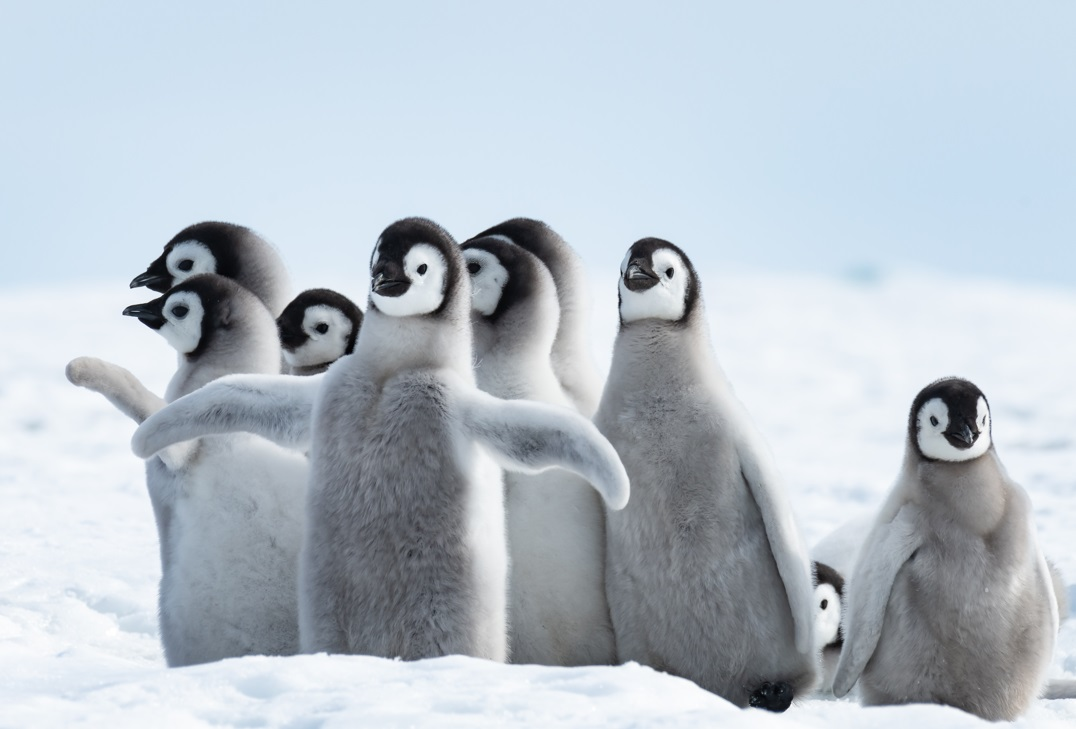
#> input picture Image_for_Image_Processing_with_OpenCV/penguins.jpg, 1076 x 729 px
$ jupyter execute Image_Processing_with_OpenCV.ipynb   (shell and % lines are left out)
#> lines starting #> are read from the running program, lines starting #| are printed output that depends on the picture; after the words box and inside, x2 and y2 are one past the last pixel; in counts of white or black regions, pixels touching at a corner belong together
# Edge Detection Filters
Let's learn about Sobel filters. The kernels are very simple.

To detect vertical edges, we can use this kernel:
<math>
\begin{bmatrix}
+1 & 0 & -1  \\
+2 & 0 & -2 \\
+1 & 0 & -1
\end{bmatrix}

To detect horizontal edges, we can use this kernel:
\begin{bmatrix}
+1 & +2 & +1\\
 0 & 0 & 0 \\
-1 & -2 & -1
\end{bmatrix}

</math>

[cell 1]
# Let's work with a picture of penguins

import numpy as np
import matplotlib.pyplot as plt
from matplotlib import rcParams
import cv2
from EC_CV import *

rcParams['figure.figsize'] = (20,8)

img = plt.imread('./Image_for_Image_Processing_with_OpenCV/penguins.jpg')
#> img is the input picture: shape (729, 1076, 3); mean R, G, B 183.7, 193.4, 202.5
img = cv2.cvtColor(img, cv2.COLOR_RGB2GRAY)
#> img: shape (729, 1076)
plt.imshow(img,cmap='gray')

[cell 2]
# Let's use a vertical Sobel filter

kernel = np.matrix([[1, 0, -1],
                    [2, 0, -2],
                    [1, 0, -1]])

vr_edges = cv2.filter2D(src=img, ddepth=-1, kernel=kernel)
plt.imshow(vr_edges,cmap='gray')

[cell 3]
# Now let's use the opposite vertical Sobel filter

kernel = np.matrix([[-1, 0, 1],
                    [-2, 0, 2],
                    [-1, 0, 1]])

vl_edges = cv2.filter2D(src=img, ddepth=-1, kernel=kernel)

rcParams['figure.figsize'] = 20,8

# display images
fig, ax = plt.subplots(1,2)
ax[0].imshow(vr_edges,cmap='gray')
ax[1].imshow(vl_edges,cmap='gray')

[cell 4]
# Let's add the two vertical edge images

v_edges = cv2.add(vr_edges,vl_edges)
plt.imshow(v_edges,cmap='gray')

[cell 5]
# Now let's do the same for horizontal Sobel filters

kernel = np.matrix([[ 1,  2,  1],
                    [ 0,  0,  0],
                    [-1, -2, -1]])

hd_edges = cv2.filter2D(src=img, ddepth=-1, kernel=kernel)

kernel = np.matrix([[-1, -2, -1],
                    [ 0,  0,  0],
                    [ 1,  2,  1]])

hu_edges = cv2.filter2D(src=img, ddepth=-1, kernel=kernel)

rcParams['figure.figsize'] = 20,8

# display images
fig, ax = plt.subplots(1,2)
ax[0].imshow(hd_edges,cmap='gray')
ax[1].imshow(hu_edges,cmap='gray')

[cell 6]
# Let's add the two images

h_edges = cv2.add(hd_edges,hu_edges)
plt.imshow(h_edges, cmap='gray')

[cell 7]
# Now let's add all edge images

all_edges = cv2.add(h_edges,v_edges)
plt.imshow(all_edges, cmap='gray')

[cell 8]
# Just for fun, let's turn it into black and white

(thresh, blackAndWhiteImage) = cv2.threshold(all_edges, 127, 255, cv2.THRESH_BINARY)
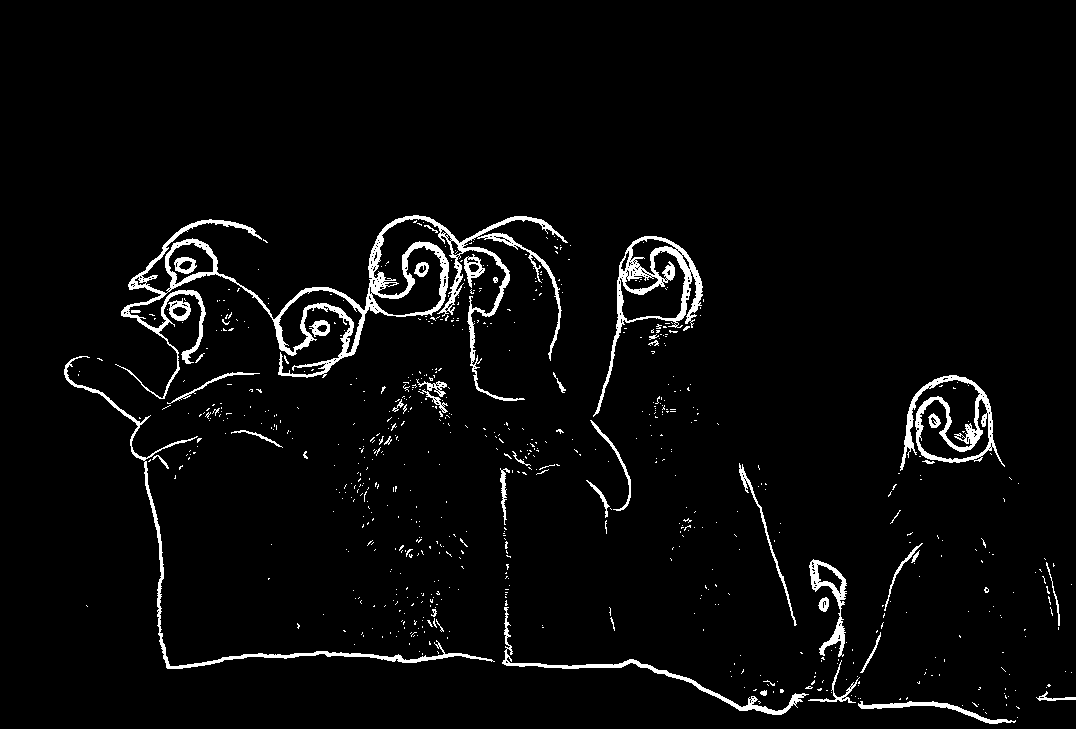
#> blackAndWhiteImage: shape (729, 1076); 3.6% white; 725 white regions (677 under 20 px), largest, box (x1, y1, x2, y2) and area: (115, 215, 568, 401) 10035, (593, 236, 703, 417) 2939, (64, 356, 495, 669) 2529
plt.imshow(blackAndWhiteImage, cmap='gray')
print(np.shape(blackAndWhiteImage))
#| (729, 1076)

[cell 9]
# Just for fun, let's turn it into black and white

plt.imshow(cv2.bitwise_not(blackAndWhiteImage), cmap='gray')
print(np.shape(blackAndWhiteImage))
#| (729, 1076)

# Average Filters
Let's experiment with average filters, which use the kernel to calculate the average of all overlapping pixels. This average is the new pixel, and it produces a blurring effect in the image.

[cell 10]
# Let's work with the picture of a house


rcParams['figure.figsize'] = (20,8)

img = plt.imread('./Image_for_Image_Processing_with_OpenCV/house.jpg')
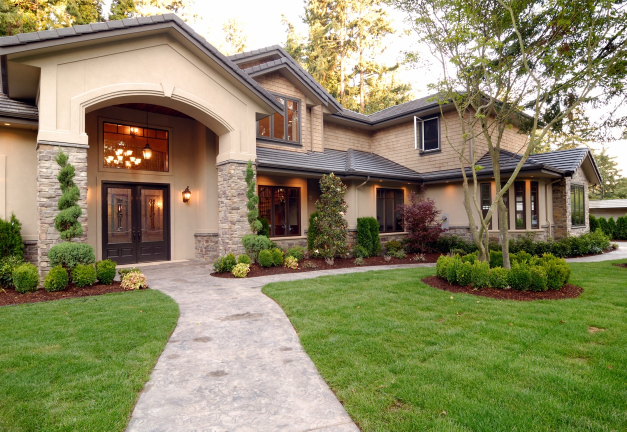
#> input picture Image_for_Image_Processing_with_OpenCV/house.jpg, 1253 x 863 px (shown at 1/2 size)
#> img is the input picture: shape (863, 1253, 3); mean R, G, B 139.9, 136, 100.8
plt.imshow(img)
print(np.shape(img))
#| (863, 1253, 3)

[cell 11]
# OpenCV's filter2D function works with color and grayscale images

kernel = np.ones((7, 7), np.float32) / 49
blurred = cv2.filter2D(src=img, ddepth=-1, kernel=kernel)
plt.imshow(blurred)

[cell 12]
# Let's compare the images side by side

rcParams['figure.figsize'] = (20,8)

fig, ax = plt.subplots(1,2)
ax[0].imshow(img)
ax[1].imshow(blurred)

[cell 13]
rcParams['figure.figsize'] = (20, 20)

# display images
fig, ax = plt.subplots(1,2)
ax[0].imshow(img[:,400:800])
ax[1].imshow(blurred[:,400:800])

[cell 14]
rcParams['figure.figsize'] = (20, 20)

# display images
fig, ax = plt.subplots(1,2)
ax[0].imshow(img[:,400:800])
ax[1].imshow(blurred[:,400:800])

# Median Filters
Not all filters perform the same weighted sum operation. Median filters can also blur images by picking the median value instead of the average.

[cell 15]
# Let's work with a grainy picture

rcParams['figure.figsize'] = (24, 10)

img = plt.imread('./Image_for_Image_Processing_with_OpenCV/field.jpg')
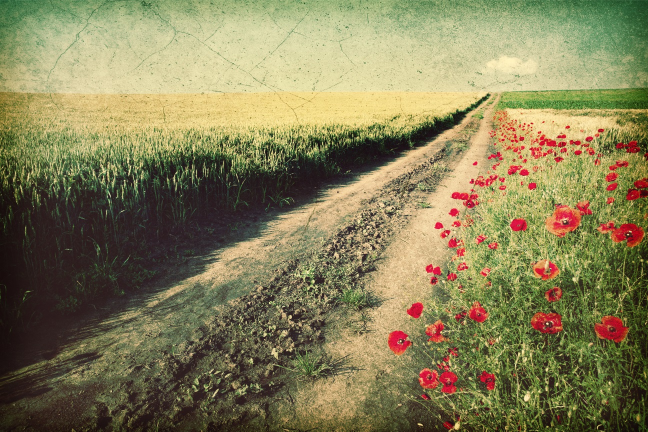
#> input picture Image_for_Image_Processing_with_OpenCV/field.jpg, 1296 x 863 px (shown at 1/2 size)
#> img is the input picture: shape (863, 1296, 3); mean R, G, B 133.7, 127, 87.7
plt.axis("off")
plt.imshow(img)

[cell 16]
# OpenCV's functions work with color and grayscale images

median = cv2.medianBlur(img,5)
plt.axis("off")
plt.imshow(median)

[cell 17]
# Let's see an average blur side by side with a median blur

rcParams['figure.figsize'] = (20,8)

kernel = np.ones((5, 5), np.float32) / 25
average = cv2.filter2D(src=img, ddepth=-1, kernel=kernel)

# display images
fig, ax = plt.subplots(1,2)
ax[0].imshow(average)
ax[1].imshow(median)

[cell 18]
# Let's zoom in to the leftmost section

rcParams['figure.figsize'] = (20, 20)

# display images
fig, ax = plt.subplots(1,2)
ax[0].imshow(average[:,:400])
ax[1].imshow(median[:,:400])

[cell 19]
# Now a middle section

fig, ax = plt.subplots(1,2)
ax[0].imshow(average[:,400:800])
ax[1].imshow(median[:,400:800])

[cell 20]
# Lastly, the rightmost section

fig, ax = plt.subplots(1,2)
ax[0].imshow(average[:,800:1200])
ax[1].imshow(median[:,800:1200])

[cell 21]
# Now let's see it for a different picture

rcParams['figure.figsize'] = (24, 10)

img = plt.imread('./Image_for_Image_Processing_with_OpenCV/workers.jpg')
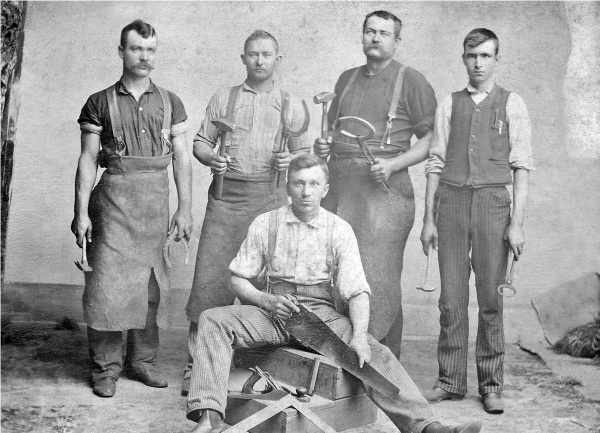
#> input picture Image_for_Image_Processing_with_OpenCV/workers.jpg, 1199 x 865 px (shown at 1/2 size)
#> img is the input picture: shape (865, 1199, 3); min 0, max 255, mean 157.5
plt.axis("off")
plt.imshow(img)

[cell 22]
# OpenCV's functions work with color and grayscale images

median = cv2.medianBlur(img,3)
#> median: shape (865, 1199, 3)
plt.axis("off")
plt.imshow(median)

[cell 23]
# Let's see an average blur side by side with a median blur

rcParams['figure.figsize'] = (20,8)

kernel = np.ones((3, 3), np.float32) / 9
average = cv2.filter2D(src=img, ddepth=-1, kernel=kernel)
#> average: shape (865, 1199, 3)

# display images
fig, ax = plt.subplots(1,2)
ax[0].imshow(average)
ax[1].imshow(median)

[cell 24]
# Let's zoom in to the leftmost section

rcParams['figure.figsize'] = (20, 20)

# display images
fig, ax = plt.subplots(1,2)
ax[0].imshow(average[:,:400])
ax[1].imshow(median[:,:400])

[cell 25]
# Now a middle section

fig, ax = plt.subplots(1,2)
ax[0].imshow(average[:,400:800])
ax[1].imshow(median[:,400:800])

[cell 26]
# Lastly, the rightmost section

fig, ax = plt.subplots(1,2)
ax[0].imshow(average[:,700:1100])
ax[1].imshow(median[:,700:1100])
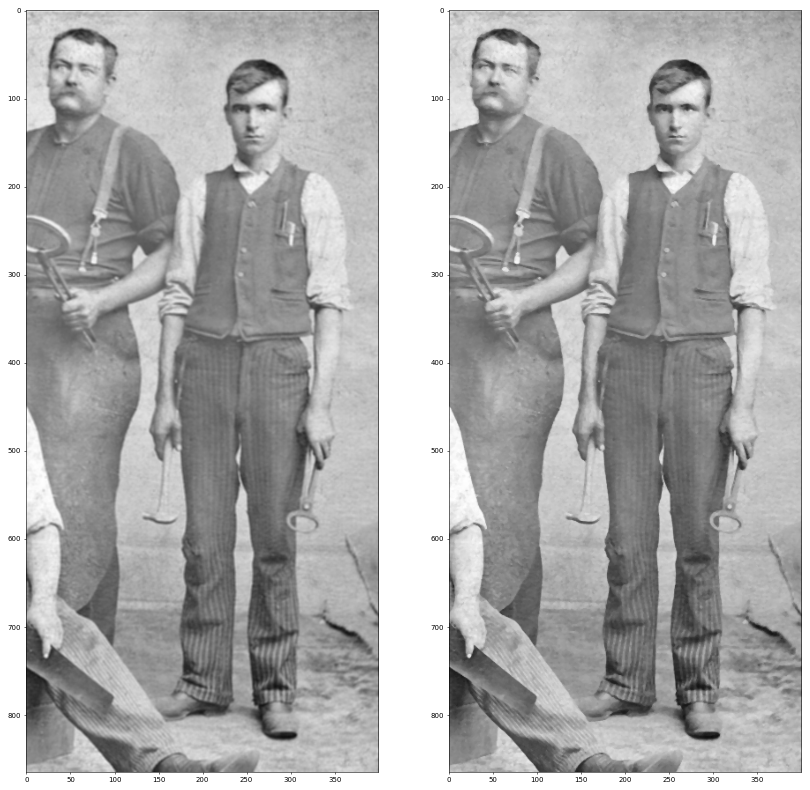
#> figure drawn by matplotlib, 2 panels

[cell 27]
# Now you try it with this picture of a face.
# Experiment with several kernel sizes.

rcParams['figure.figsize'] = (24, 10)

img = plt.imread('./Image_for_Image_Processing_with_OpenCV/face.jpg')
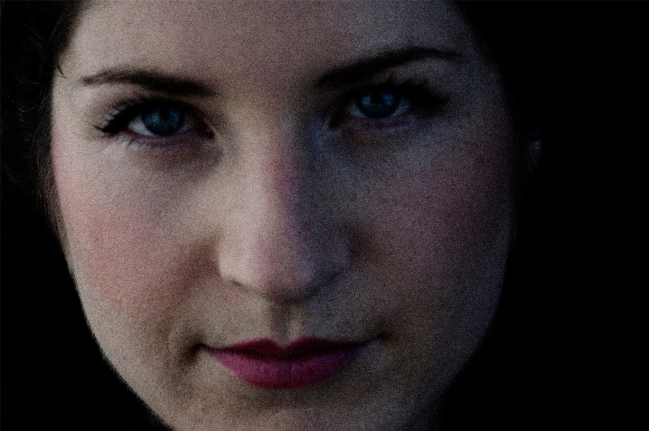
#> input picture Image_for_Image_Processing_with_OpenCV/face.jpg, 1298 x 862 px (shown at 1/2 size)
#> img is the input picture: shape (862, 1298, 3); mean R, G, B 52, 43.8, 44.5
plt.axis("off")
plt.imshow(img)

# Gaussian Filters
While average filters calculate the average in the neighborhood of the pixel of interest, a gaussian filter calculates a weighted average using a kernel with values that match the gaussian bell curve.
Here's a 3x3 gaussian kernel:

$$
\begin{bmatrix}
1 & 2 & 1  \\
2 & 4 & 2 \\
1 & 2 & 1
\end{bmatrix}
* {1\over16}
$$

[cell 28]
# Let's work with the picture of a house

rcParams['figure.figsize'] = 20,8

img = plt.imread('./Image_for_Image_Processing_with_OpenCV/house.jpg')
plt.axis("off")
plt.imshow(img)

[cell 29]
# OpenCV's GaussianBlur function works with color and grayscale images

blurred = cv2.GaussianBlur(img,(7,7),cv2.BORDER_DEFAULT)
plt.imshow(blurred)

[cell 30]
# Now let's see all 3 blur filters at once

rcParams['figure.figsize'] = 18,14
kernel = np.ones((15, 15), np.float32) / 225
blur1 = cv2.medianBlur(img,15)
blur2 = cv2.filter2D(src=img, ddepth=-1, kernel=kernel)
blur3 = cv2.GaussianBlur(img,(15,15),cv2.BORDER_DEFAULT)
titles = ['Original Image', 'Median Filter', 'Average Filter', 'Gaussian Filter']
images = [img, blur1, blur2, blur3]
for i in range(4):
    plt.subplot(2,2,i+1),plt.imshow(images[i])
    plt.title(titles[i])
    plt.xticks([]),plt.yticks([])
plt.show()

[cell 31]
# Let's zoom in to see the main entrance.

rcParams['figure.figsize'] = 20, 12

fig, ax = plt.subplots(1,2)
ax[0].imshow(blur2[200:550,150:450])
ax[1].imshow(blur3[200:550,150:450])
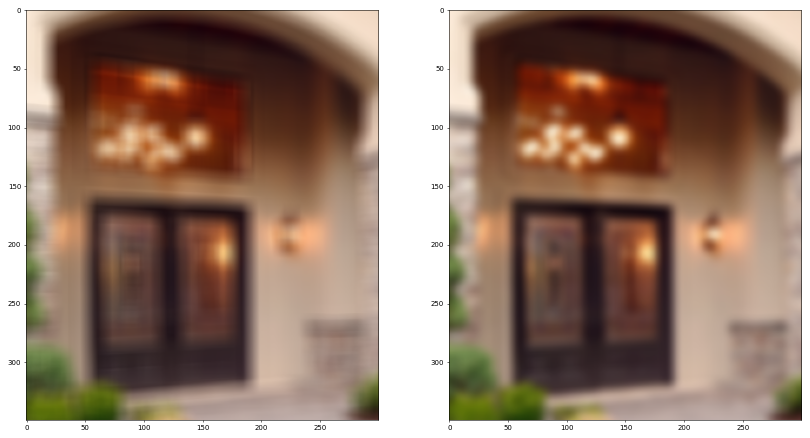
#> figure drawn by matplotlib, 2 panels

# Creating a Convolution Filter

[cell 32]
rcParams['figure.figsize'] = (10, 8)

[cell 33]
# Print a color image
# Copy an image file of your own in this folder,
# open it and display it.

img  = plt.imread('./Image_for_Image_Processing_with_OpenCV/komodo.jpg')
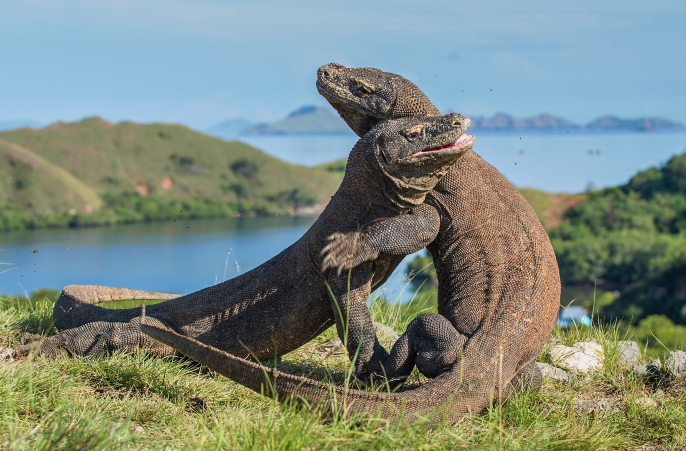
#> input picture Image_for_Image_Processing_with_OpenCV/komodo.jpg, 1372 x 902 px (shown at 1/2 size)
#> img is the input picture: shape (902, 1372, 3); mean R, G, B 124.1, 137, 127.6
img = cv2.cvtColor(img, cv2.COLOR_RGB2GRAY)
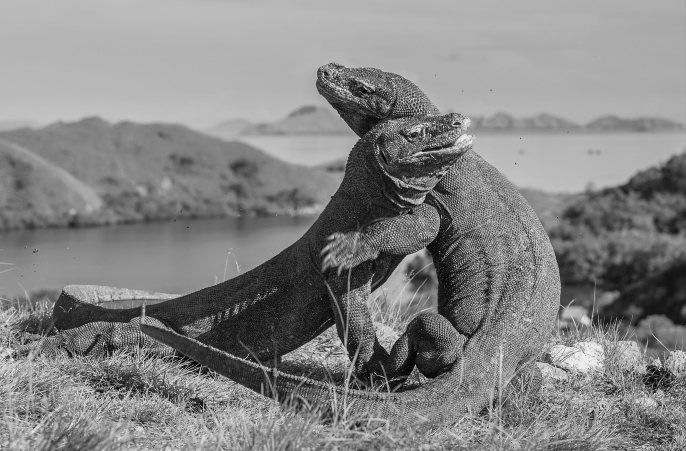
#> img: shape (902, 1372) (shown at 1/2 size); min 0, max 252, mean 132
plt.imshow(img,cmap='gray')

[cell 34]
#  Create your Own Kernel.

# Modify this kernel definition
kernel = np.matrix([[2,  1,  0],
                    [1,  0, -1],
                    [0, -1, -2]])

[cell 35]
# Run this cell to test kernel

filtered1 = cv2.filter2D(src=img, ddepth=-1, kernel=kernel)
rcParams['figure.figsize'] = 20,8

# display images
fig, ax = plt.subplots(1,2)
ax[0].imshow(img,cmap='gray')
ax[1].imshow(filtered1,cmap='gray')

[cell 36]
# Creating a second kernel


kernel = np.matrix([[0, -1, -2],
                    [1,  0, -1],
                    [2,  1,  0]])

filtered2 = cv2.filter2D(src=img, ddepth=-1, kernel=kernel)
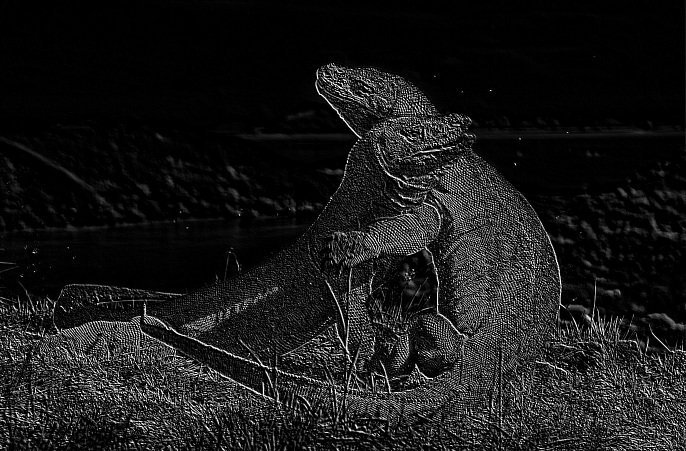
#> filtered2: shape (902, 1372) (shown at 1/2 size); min 0, max 255, mean 25.1
rcParams['figure.figsize'] = 20,8

# display images
fig, ax = plt.subplots(1,2)
ax[0].imshow(img,cmap='gray')
ax[1].imshow(filtered2,cmap='gray')

[cell 37]
# Now let's see the two images side by side

fig, ax = plt.subplots(1,2)
ax[0].imshow(filtered1,cmap='gray')
ax[1].imshow(filtered2,cmap='gray')
